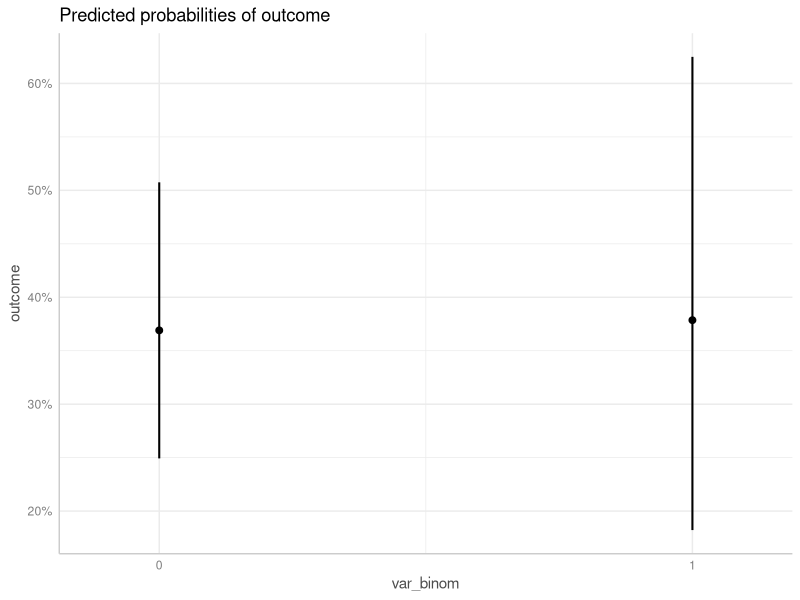
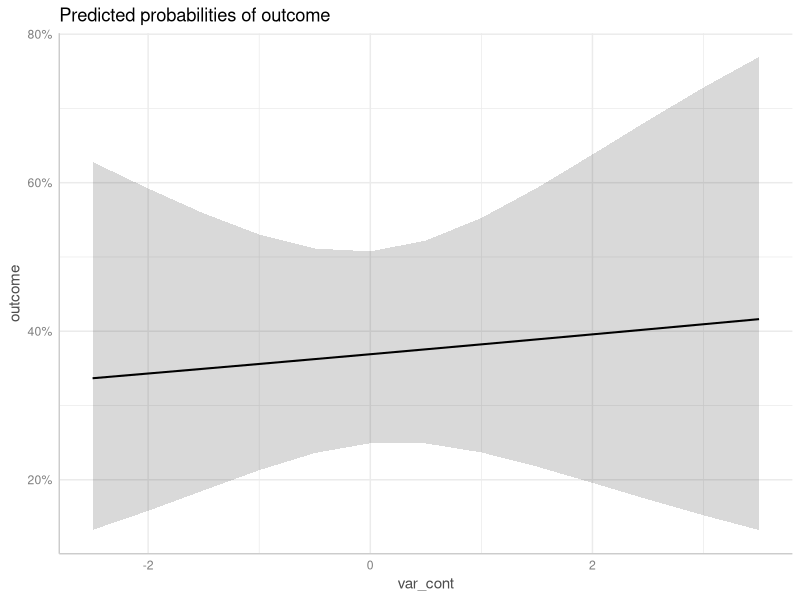
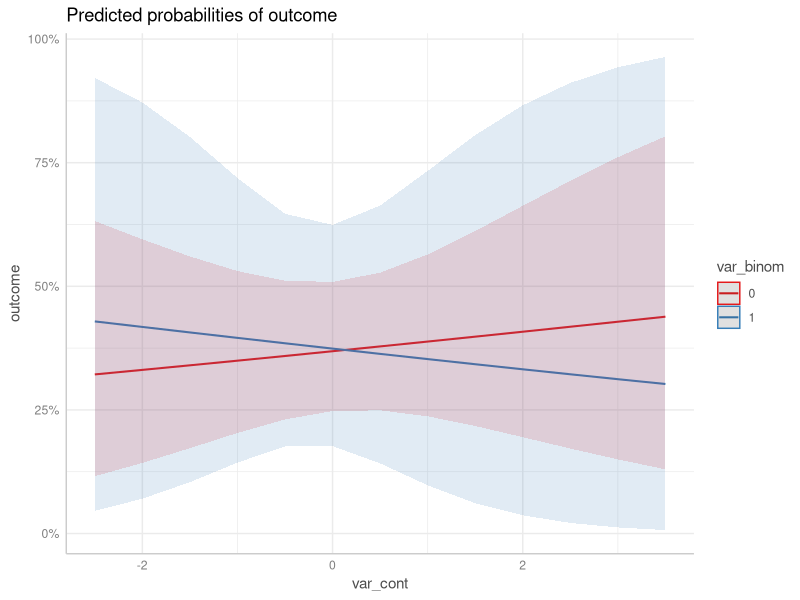
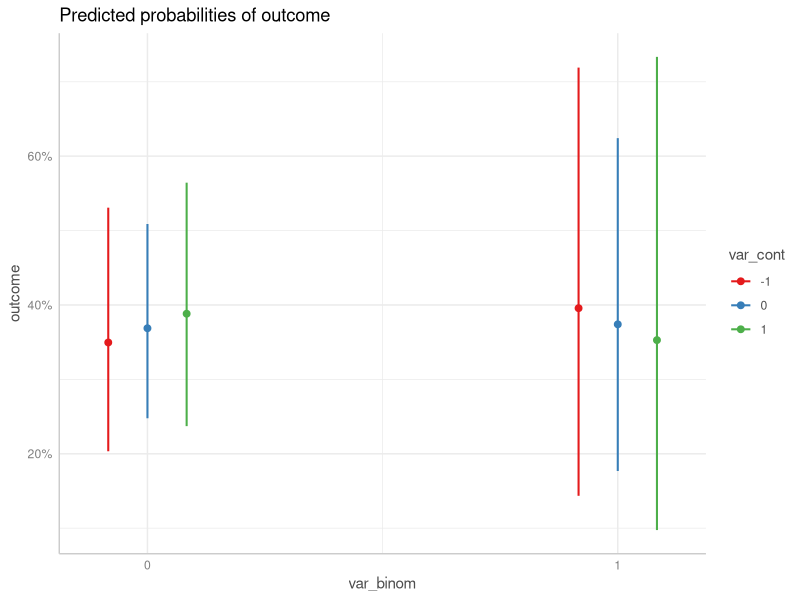
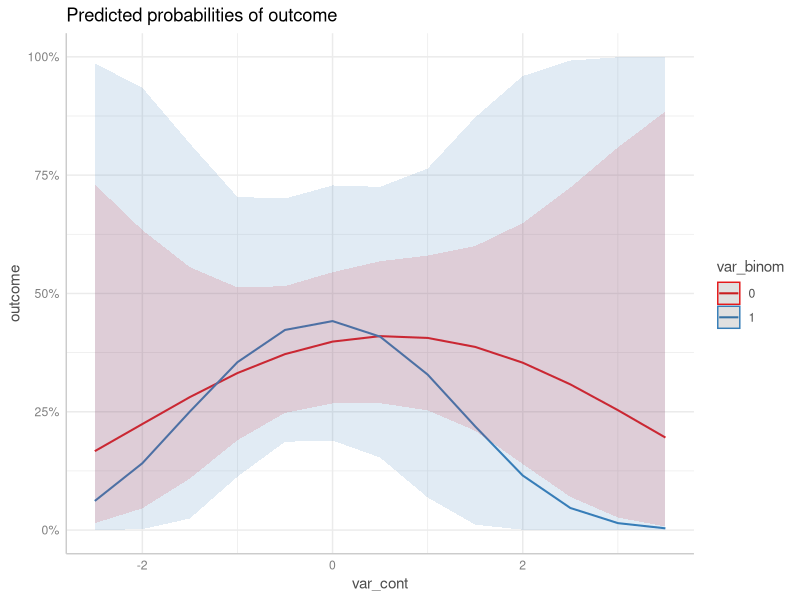
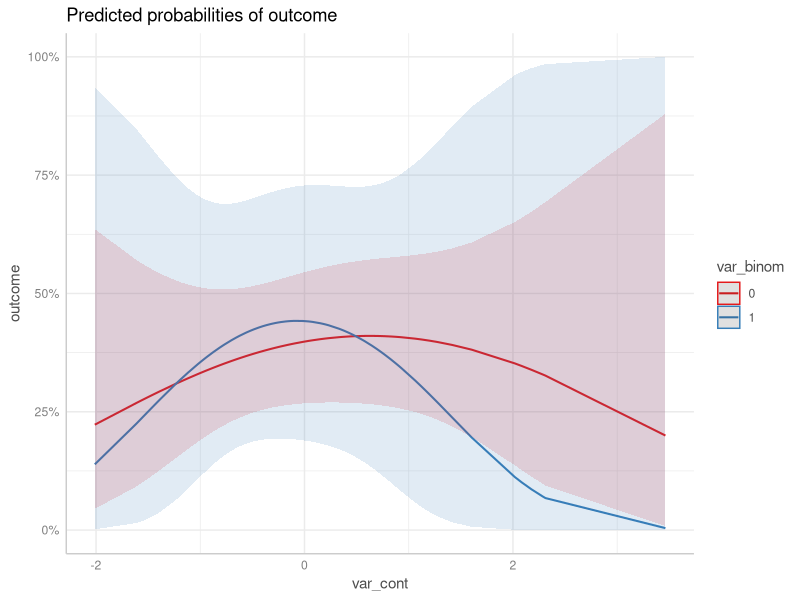
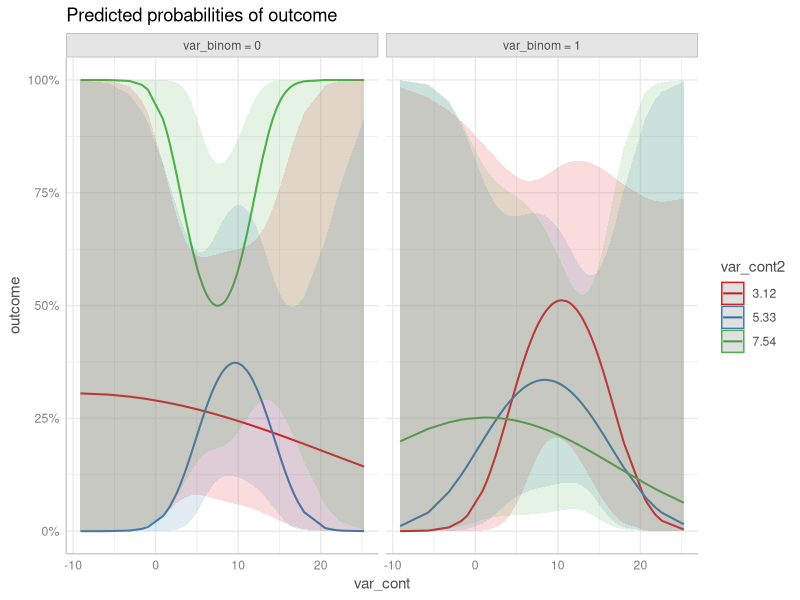

These charts were generated, in order, by the following R code:
## ----set-options, echo = FALSE------------------------------------------------------------------------------------------------------------------------------------------------------------------------------------------------------------------------------------------------------------------------------------------------------------------------------------------------------------------------------------------------------------------------------------------------------------------------------------------------------------------------------------------------------------------------------------------------------------------------------------------------------------------------------------------------------------------------------------------------------------------------------------------------
knitr::opts_chunk$set(collapse = TRUE, comment = "#>", dev = "png", fig.width = 7, fig.height = 5, message = FALSE, warning = FALSE)
if (!requireNamespace("magrittr", quietly = TRUE) ||
    !requireNamespace("lme4", quietly = TRUE) ||
    !requireNamespace("splines", quietly = TRUE) ||
    !requireNamespace("sjmisc", quietly = TRUE)) {
  knitr::opts_chunk$set(eval = FALSE)
}

## -----------------------------------------------------------------------------------------------------------------------------------------------------------------------------------------------------------------------------------------------------------------------------------------------------------------------------------------------------------------------------------------------------------------------------------------------------------------------------------------------------------------------------------------------------------------------------------------------------------------------------------------------------------------------------------------------------------------------------------------------------------------------------------------------------------------------------
library(magrittr)
library(ggeffects)
library(sjmisc)
library(lme4)
library(splines)

set.seed(123)

dat <- data.frame(
  outcome = rbinom(n = 100, size = 1, prob = 0.35),
  var_binom = as.factor(rbinom(n = 100, size = 1, prob = 0.2)),
  var_cont = rnorm(n = 100, mean = 10, sd = 7),
  group = sample(letters[1:4], size = 100, replace = TRUE)
)

dat$var_cont <- sjmisc::std(dat$var_cont)

## -----------------------------------------------------------------------------------------------------------------------------------------------------------------------------------------------------------------------------------------------------------------------------------------------------------------------------------------------------------------------------------------------------------------------------------------------------------------------------------------------------------------------------------------------------------------------------------------------------------------------------------------------------------------------------------------------------------------------------------------------------------------------------------------------------------------------------
m1 <- glmer(
  outcome ~ var_binom + var_cont + (1 | group), 
  data = dat, 
  family = binomial(link = "logit")
)

## ----message = TRUE-----------------------------------------------------------------------------------------------------------------------------------------------------------------------------------------------------------------------------------------------------------------------------------------------------------------------------------------------------------------------------------------------------------------------------------------------------------------------------------------------------------------------------------------------------------------------------------------------------------------------------------------------------------------------------------------------------------------------------------------------------------------------------------------------------------
ggpredict(m1, "var_binom")

ggpredict(m1, "var_cont")

## ----message = FALSE----------------------------------------------------------------------------------------------------------------------------------------------------------------------------------------------------------------------------------------------------------------------------------------------------------------------------------------------------------------------------------------------------------------------------------------------------------------------------------------------------------------------------------------------------------------------------------------------------------------------------------------------------------------------------------------------------------------------------------------------------------------------------------------------------------
# save marginal effects in an object and plot
me <- ggpredict(m1, "var_binom")
plot(me)
# plot using the pipe
ggpredict(m1, "var_cont") %>% plot()

## -----------------------------------------------------------------------------------------------------------------------------------------------------------------------------------------------------------------------------------------------------------------------------------------------------------------------------------------------------------------------------------------------------------------------------------------------------------------------------------------------------------------------------------------------------------------------------------------------------------------------------------------------------------------------------------------------------------------------------------------------------------------------------------------------------------------------------
m2 <- glmer(
  outcome ~ var_binom * var_cont + (1 | group), 
  data = dat, 
  family = binomial(link = "logit")
)

## ----message = TRUE-----------------------------------------------------------------------------------------------------------------------------------------------------------------------------------------------------------------------------------------------------------------------------------------------------------------------------------------------------------------------------------------------------------------------------------------------------------------------------------------------------------------------------------------------------------------------------------------------------------------------------------------------------------------------------------------------------------------------------------------------------------------------------------------------------------
ggpredict(m2, c("var_cont", "var_binom")) %>% plot()
ggpredict(m2, c("var_binom", "var_cont")) %>% plot()

## -----------------------------------------------------------------------------------------------------------------------------------------------------------------------------------------------------------------------------------------------------------------------------------------------------------------------------------------------------------------------------------------------------------------------------------------------------------------------------------------------------------------------------------------------------------------------------------------------------------------------------------------------------------------------------------------------------------------------------------------------------------------------------------------------------------------------------
m3 <- glmer(
  outcome ~ var_binom * poly(var_cont, degree = 2, raw = TRUE) + (1 | group), 
  data = dat, 
  family = binomial(link = "logit")
)

## ----message = TRUE-----------------------------------------------------------------------------------------------------------------------------------------------------------------------------------------------------------------------------------------------------------------------------------------------------------------------------------------------------------------------------------------------------------------------------------------------------------------------------------------------------------------------------------------------------------------------------------------------------------------------------------------------------------------------------------------------------------------------------------------------------------------------------------------------------------
ggpredict(m3, c("var_cont", "var_binom")) %>% plot()

## ----message = TRUE-----------------------------------------------------------------------------------------------------------------------------------------------------------------------------------------------------------------------------------------------------------------------------------------------------------------------------------------------------------------------------------------------------------------------------------------------------------------------------------------------------------------------------------------------------------------------------------------------------------------------------------------------------------------------------------------------------------------------------------------------------------------------------------------------------------
ggpredict(m3, c("var_cont [all]", "var_binom")) %>% plot()

## ----message = FALSE----------------------------------------------------------------------------------------------------------------------------------------------------------------------------------------------------------------------------------------------------------------------------------------------------------------------------------------------------------------------------------------------------------------------------------------------------------------------------------------------------------------------------------------------------------------------------------------------------------------------------------------------------------------------------------------------------------------------------------------------------------------------------------------------------------
set.seed(321)
dat <- data.frame(
  outcome = rbinom(n = 100, size = 1, prob = 0.35),
  var_binom = rbinom(n = 100, size = 1, prob = 0.5),
  var_cont = rnorm(n = 100, mean = 10, sd = 7),
  var_cont2 = rnorm(n = 100, mean = 5, sd = 2),
  group = sample(letters[1:4], size = 100, replace = TRUE)
)


m4 <- glmer(
  outcome ~ var_binom * poly(var_cont, degree = 2) * ns(var_cont2, df = 3) + (1 | group),
  data = dat, 
  family = binomial(link = "logit")
)

## ----message = TRUE-----------------------------------------------------------------------------------------------------------------------------------------------------------------------------------------------------------------------------------------------------------------------------------------------------------------------------------------------------------------------------------------------------------------------------------------------------------------------------------------------------------------------------------------------------------------------------------------------------------------------------------------------------------------------------------------------------------------------------------------------------------------------------------------------------------
ggpredict(m4, c("var_cont [all]", "var_cont2", "var_binom")) %>% plot()
